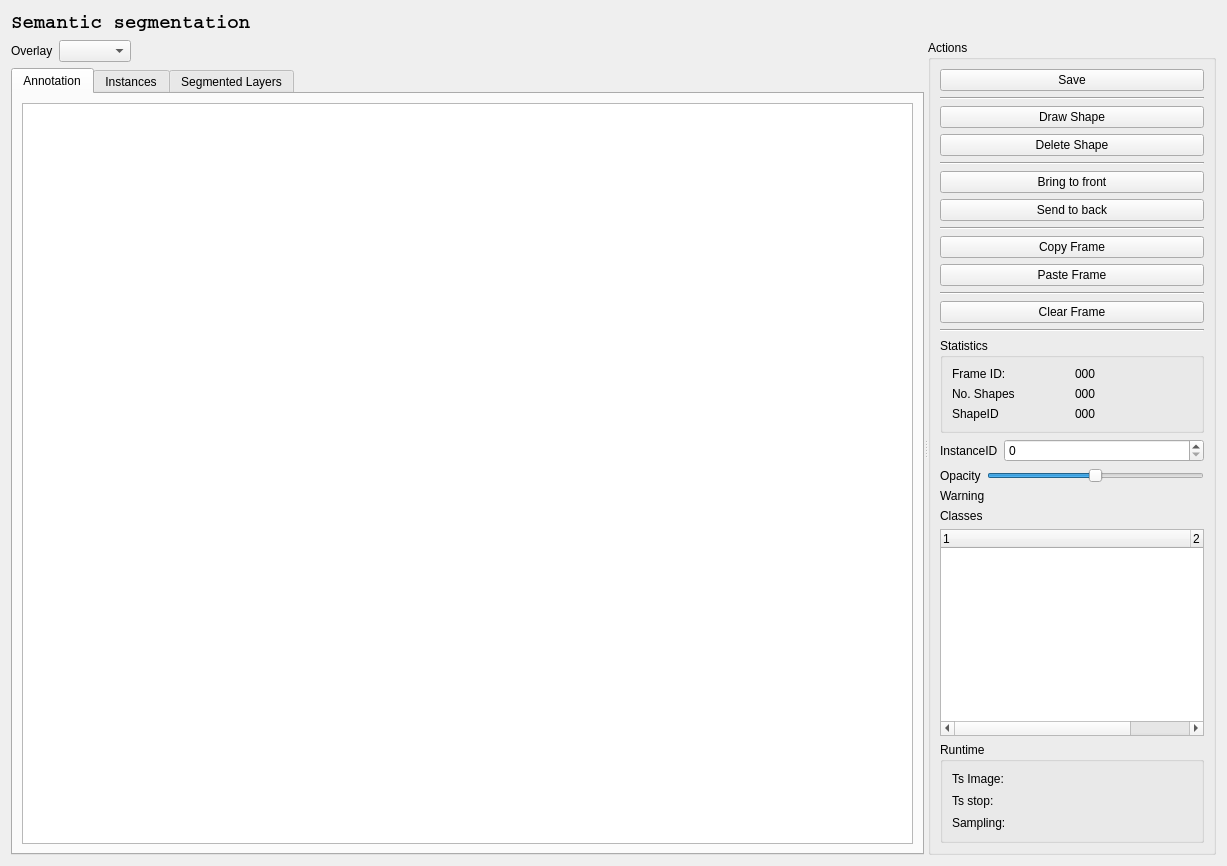
<?xml version="1.0" encoding="UTF-8"?>
<ui version="4.0">
 <class>qtSemanticSegmentation</class>
 <widget class="QWidget" name="qtSemanticSegmentation">
  <property name="geometry">
   <rect>
    <x>0</x>
    <y>0</y>
    <width>1227</width>
    <height>866</height>
   </rect>
  </property>
  <property name="windowTitle">
   <string>Form</string>
  </property>
  <layout class="QVBoxLayout" name="verticalLayout_3" stretch="0,6">
   <item>
    <widget class="QLabel" name="label_7">
     <property name="font">
      <font>
       <family>Courier</family>
       <pointsize>14</pointsize>
       <weight>75</weight>
       <italic>false</italic>
       <bold>true</bold>
       <underline>false</underline>
       <strikeout>false</strikeout>
      </font>
     </property>
     <property name="text">
      <string>Semantic segmentation</string>
     </property>
    </widget>
   </item>
   <item>
    <widget class="QSplitter" name="splitter">
     <property name="orientation">
      <enum>Qt::Horizontal</enum>
     </property>
     <widget class="QWidget" name="layoutWidget">
      <layout class="QVBoxLayout" name="verticalLayout">
       <item>
        <layout class="QHBoxLayout" name="horizontalLayout_4">
         <item>
          <widget class="QLabel" name="label_6">
           <property name="text">
            <string>Overlay</string>
           </property>
          </widget>
         </item>
         <item>
          <widget class="QComboBox" name="qtComboOverlay"/>
         </item>
         <item>
          <spacer name="horizontalSpacer">
           <property name="orientation">
            <enum>Qt::Horizontal</enum>
           </property>
           <property name="sizeHint" stdset="0">
            <size>
             <width>40</width>
             <height>20</height>
            </size>
           </property>
          </spacer>
         </item>
        </layout>
       </item>
       <item>
        <widget class="QTabWidget" name="tabWidget">
         <property name="currentIndex">
          <number>0</number>
         </property>
         <widget class="QWidget" name="tab_annotation">
          <attribute name="title">
           <string>Annotation</string>
          </attribute>
          <layout class="QGridLayout" name="gridLayout_2">
           <item row="0" column="0">
            <widget class="QGraphicsView" name="qtGraphicsView">
             <property name="cursor" stdset="0">
              <cursorShape>CrossCursor</cursorShape>
             </property>
            </widget>
           </item>
          </layout>
         </widget>
         <widget class="QWidget" name="tab_annotated">
          <attribute name="title">
           <string>Instances</string>
          </attribute>
          <layout class="QGridLayout" name="gridLayout">
           <item row="0" column="0">
            <widget class="QSplitter" name="qtSegSplitter">
             <property name="orientation">
              <enum>Qt::Horizontal</enum>
             </property>
             <widget class="QGraphicsView" name="qtCamSegmented"/>
             <widget class="QGraphicsView" name="qtCamInstances"/>
            </widget>
           </item>
          </layout>
         </widget>
         <widget class="QWidget" name="tab">
          <attribute name="title">
           <string>Segmented Layers</string>
          </attribute>
          <layout class="QGridLayout" name="gridLayout_5">
           <item row="0" column="0">
            <layout class="QVBoxLayout" name="verticalLayout_7" stretch="0,2">
             <item>
              <layout class="QGridLayout" name="gridLayout_6">
               <item row="0" column="1">
                <widget class="QLabel" name="label_3">
                 <property name="text">
                  <string>Original Image</string>
                 </property>
                 <property name="alignment">
                  <set>Qt::AlignCenter</set>
                 </property>
                </widget>
               </item>
               <item row="1" column="1">
                <widget class="QGraphicsView" name="qtSegmentedTabOriginalImage"/>
               </item>
               <item row="1" column="0">
                <spacer name="horizontalSpacer_2">
                 <property name="orientation">
                  <enum>Qt::Horizontal</enum>
                 </property>
                 <property name="sizeType">
                  <enum>QSizePolicy::Expanding</enum>
                 </property>
                 <property name="sizeHint" stdset="0">
                  <size>
                   <width>200</width>
                   <height>20</height>
                  </size>
                 </property>
                </spacer>
               </item>
               <item row="1" column="2">
                <spacer name="horizontalSpacer_3">
                 <property name="orientation">
                  <enum>Qt::Horizontal</enum>
                 </property>
                 <property name="sizeType">
                  <enum>QSizePolicy::Expanding</enum>
                 </property>
                 <property name="sizeHint" stdset="0">
                  <size>
                   <width>200</width>
                   <height>20</height>
                  </size>
                 </property>
                </spacer>
               </item>
              </layout>
             </item>
             <item>
              <layout class="QHBoxLayout" name="horizontalLayout_2">
               <item>
                <layout class="QVBoxLayout" name="verticalLayout_5">
                 <item>
                  <widget class="QLabel" name="label_12">
                   <property name="text">
                    <string>Semantic Segmented Image</string>
                   </property>
                   <property name="alignment">
                    <set>Qt::AlignCenter</set>
                   </property>
                  </widget>
                 </item>
                 <item>
                  <widget class="QGraphicsView" name="qtSegmentedTabSemanticImage"/>
                 </item>
                </layout>
               </item>
               <item>
                <layout class="QVBoxLayout" name="verticalLayout_6">
                 <item>
                  <widget class="QLabel" name="label_13">
                   <property name="text">
                    <string>Semantic Instances Image</string>
                   </property>
                   <property name="alignment">
                    <set>Qt::AlignCenter</set>
                   </property>
                  </widget>
                 </item>
                 <item>
                  <widget class="QGraphicsView" name="qtSegmentedTabInstanceImage"/>
                 </item>
                </layout>
               </item>
              </layout>
             </item>
            </layout>
           </item>
          </layout>
         </widget>
        </widget>
       </item>
      </layout>
     </widget>
     <widget class="QGroupBox" name="qtActionsGroupBox">
      <property name="title">
       <string>Actions</string>
      </property>
      <layout class="QVBoxLayout" name="verticalLayout_2">
       <item>
        <widget class="QPushButton" name="qtButtonSave">
         <property name="enabled">
          <bool>true</bool>
         </property>
         <property name="text">
          <string>Save</string>
         </property>
        </widget>
       </item>
       <item>
        <widget class="Line" name="line_3">
         <property name="orientation">
          <enum>Qt::Horizontal</enum>
         </property>
        </widget>
       </item>
       <item>
        <widget class="QPushButton" name="qtButtonDrawShape">
         <property name="text">
          <string>Draw Shape</string>
         </property>
        </widget>
       </item>
       <item>
        <widget class="QPushButton" name="qtButtonDeleteShape">
         <property name="enabled">
          <bool>true</bool>
         </property>
         <property name="text">
          <string>Delete Shape</string>
         </property>
        </widget>
       </item>
       <item>
        <widget class="Line" name="line">
         <property name="orientation">
          <enum>Qt::Horizontal</enum>
         </property>
        </widget>
       </item>
       <item>
        <widget class="QPushButton" name="qtButtonBringToFront">
         <property name="text">
          <string>Bring to front</string>
         </property>
        </widget>
       </item>
       <item>
        <widget class="QPushButton" name="qtButtonSendToBack">
         <property name="text">
          <string>Send to back</string>
         </property>
        </widget>
       </item>
       <item>
        <widget class="Line" name="line_2">
         <property name="orientation">
          <enum>Qt::Horizontal</enum>
         </property>
        </widget>
       </item>
       <item>
        <widget class="QPushButton" name="qtButtonCopyFrame">
         <property name="text">
          <string>Copy Frame</string>
         </property>
        </widget>
       </item>
       <item>
        <widget class="QPushButton" name="qtButtonPasteFrame">
         <property name="text">
          <string>Paste Frame</string>
         </property>
        </widget>
       </item>
       <item>
        <widget class="Line" name="line_5">
         <property name="orientation">
          <enum>Qt::Horizontal</enum>
         </property>
        </widget>
       </item>
       <item>
        <widget class="QPushButton" name="qtButtonClearFrame">
         <property name="text">
          <string>Clear Frame</string>
         </property>
        </widget>
       </item>
       <item>
        <widget class="Line" name="line_4">
         <property name="orientation">
          <enum>Qt::Horizontal</enum>
         </property>
        </widget>
       </item>
       <item>
        <widget class="QGroupBox" name="groupBox_3">
         <property name="title">
          <string>Statistics</string>
         </property>
         <layout class="QGridLayout" name="gridLayout_3">
          <item row="0" column="0">
           <widget class="QLabel" name="label_10">
            <property name="text">
             <string>Frame ID:</string>
            </property>
           </widget>
          </item>
          <item row="1" column="0">
           <widget class="QLabel" name="label_8">
            <property name="text">
             <string>No. Shapes</string>
            </property>
           </widget>
          </item>
          <item row="1" column="1">
           <widget class="QLabel" name="qtNoObjects">
            <property name="text">
             <string>000</string>
            </property>
           </widget>
          </item>
          <item row="0" column="1">
           <widget class="QLabel" name="qtFrameID">
            <property name="text">
             <string>000</string>
            </property>
           </widget>
          </item>
          <item row="2" column="0">
           <widget class="QLabel" name="label_11">
            <property name="text">
             <string>ShapeID</string>
            </property>
           </widget>
          </item>
          <item row="2" column="1">
           <widget class="QLabel" name="qtItemID">
            <property name="text">
             <string>000</string>
            </property>
           </widget>
          </item>
         </layout>
        </widget>
       </item>
       <item>
        <layout class="QFormLayout" name="formLayout">
         <item row="0" column="0">
          <widget class="QLabel" name="qtInstanceId">
           <property name="text">
            <string>InstanceID</string>
           </property>
          </widget>
         </item>
         <item row="0" column="1">
          <widget class="QSpinBox" name="qtInstanceID"/>
         </item>
        </layout>
       </item>
       <item>
        <layout class="QHBoxLayout" name="horizontalLayout">
         <item>
          <widget class="QLabel" name="label_2">
           <property name="text">
            <string>Opacity</string>
           </property>
          </widget>
         </item>
         <item>
          <widget class="QSlider" name="qtOpacitySlider">
           <property name="minimum">
            <number>0</number>
           </property>
           <property name="maximum">
            <number>100</number>
           </property>
           <property name="singleStep">
            <number>10</number>
           </property>
           <property name="value">
            <number>50</number>
           </property>
           <property name="orientation">
            <enum>Qt::Horizontal</enum>
           </property>
          </widget>
         </item>
        </layout>
       </item>
       <item>
        <widget class="QLabel" name="qtWarning">
         <property name="text">
          <string>Warning</string>
         </property>
        </widget>
       </item>
       <item>
        <widget class="QLabel" name="label">
         <property name="text">
          <string>Classes</string>
         </property>
        </widget>
       </item>
       <item>
        <widget class="QTreeWidget" name="qtClasses">
         <property name="enabled">
          <bool>true</bool>
         </property>
         <property name="focusPolicy">
          <enum>Qt::NoFocus</enum>
         </property>
         <property name="sizeAdjustPolicy">
          <enum>QAbstractScrollArea::AdjustToContentsOnFirstShow</enum>
         </property>
         <property name="wordWrap">
          <bool>true</bool>
         </property>
         <property name="columnCount">
          <number>2</number>
         </property>
         <attribute name="headerCascadingSectionResizes">
          <bool>true</bool>
         </attribute>
         <attribute name="headerDefaultSectionSize">
          <number>250</number>
         </attribute>
         <attribute name="headerHighlightSections">
          <bool>true</bool>
         </attribute>
         <attribute name="headerStretchLastSection">
          <bool>false</bool>
         </attribute>
         <column>
          <property name="text">
           <string>1</string>
          </property>
         </column>
         <column>
          <property name="text">
           <string notr="true">2</string>
          </property>
         </column>
        </widget>
       </item>
       <item>
        <widget class="QGroupBox" name="groupBox_5">
         <property name="title">
          <string>Runtime</string>
         </property>
         <layout class="QGridLayout" name="gridLayout_4">
          <item row="0" column="0">
           <widget class="QLabel" name="label_4">
            <property name="text">
             <string>Ts Image:</string>
            </property>
           </widget>
          </item>
          <item row="1" column="0">
           <widget class="QLabel" name="label_5">
            <property name="text">
             <string>Ts stop:</string>
            </property>
           </widget>
          </item>
          <item row="2" column="0">
           <widget class="QLabel" name="label_9">
            <property name="text">
             <string>Sampling:</string>
            </property>
           </widget>
          </item>
          <item row="0" column="1">
           <widget class="QLineEdit" name="qtTsImage">
            <property name="styleSheet">
             <string notr="true">border: none;
background-color: rgba(0,0,0,0);</string>
            </property>
            <property name="readOnly">
             <bool>true</bool>
            </property>
           </widget>
          </item>
          <item row="1" column="1">
           <widget class="QLineEdit" name="qtTsStop">
            <property name="styleSheet">
             <string notr="true">border: none;
background-color: rgba(0,0,0,0);</string>
            </property>
            <property name="readOnly">
             <bool>true</bool>
            </property>
           </widget>
          </item>
          <item row="2" column="1">
           <widget class="QLineEdit" name="qtTsSamplingTime">
            <property name="styleSheet">
             <string notr="true">border: none;
background-color: rgba(0,0,0,0);</string>
            </property>
            <property name="readOnly">
             <bool>true</bool>
            </property>
           </widget>
          </item>
         </layout>
        </widget>
       </item>
      </layout>
     </widget>
    </widget>
   </item>
  </layout>
 </widget>
 <resources/>
 <connections/>
</ui>
